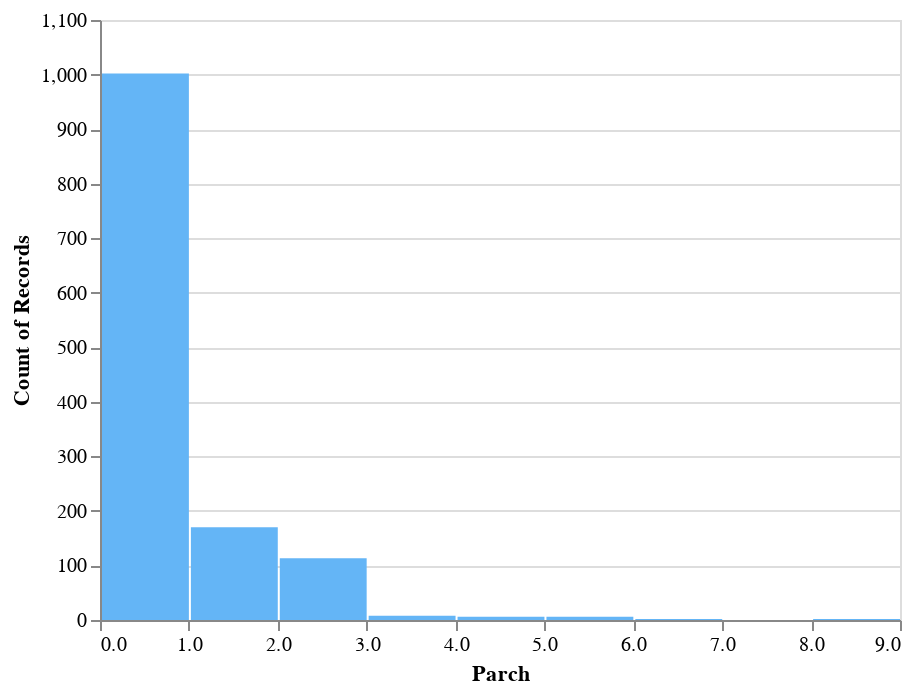

This figure's notebook cell:
### Markdown cell above
The CheckColumn function gives you a more detailed look on one or more columns of the DataFrame with summary statistics, a plot of the column's distribution, and the same abnormality details given by the CheckData function. The DataFrame and either a single column name or list of column names are required parameters. Optional parameters include all those used in CheckData as well as bins, which specifies the maximum number of bins in the distribution plot if the plot is of quantitative data.

From the CheckData call above, we found that the *parch* column (the number of parents / children an individual had aboard) has high outliers. Below we inspect this column further with CheckColumn.

### Code cell
CheckColumn(data, 'parch', bins=15, missing=0.10, cardinality=25, floatFrequency=45, catFrequency=150)

### Figure 1 — Vega-Lite specification as saved in the notebook (floating-point values rounded to 4 significant figures; data arrays with more than 128 entries replaced by an {"elided": "..."} marker saying what was removed)
{"$schema": "https://vega.github.io/schema/vega-lite/v2.4.3.json", "config": {"view": {"height": 300, "width": 400}}, "data": {"values": {"elided": "1310 records"}}, "encoding": {"x": {"axis": {"title": "Parch"}, "bin": {"maxbins": 15}, "field": "parch", "type": "quantitative"}, "y": {"aggregate": "count", "type": "quantitative"}}, "mark": {"color": "#64b5f6", "type": "bar"}}
